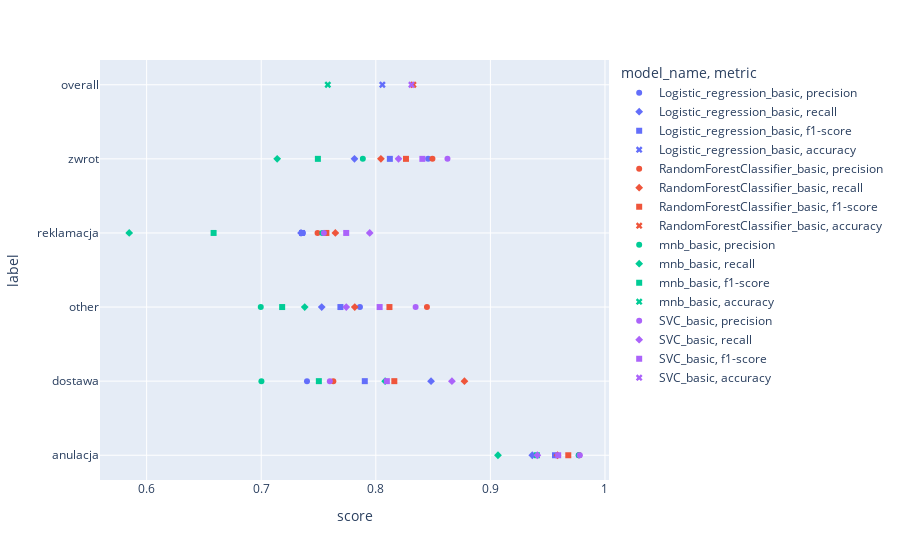

Here is the notebook cell this chart was saved with:
### Code cell
fig = px.scatter(df_functions_score, y="label", x="score", color="model_name", symbol="metric")
fig.show()

### Figure 1 — Plotly figure (JSON) as saved in the notebook; plotly's stock layout.template omitted (floating-point values rounded to 4 significant figures)
{"data": [{"hovertemplate": "model_name=Logistic_regression_basic<br>metric=precision<br>score=%{x}<br>label=%{y}<extra></extra>", "legendgroup": "Logistic_regression_basic, precision", "marker": {"color": "#636efa", "symbol": "circle"}, "mode": "markers", "name": "Logistic_regression_basic, precision", "orientation": "h", "showlegend": true, "type": "scatter", "x": [0.977, 0.7399, 0.7861, 0.7364, 0.8457], "xaxis": "x", "y": ["anulacja", "dostawa", "other", "reklamacja", "zwrot"], "yaxis": "y"}, {"hovertemplate": "model_name=Logistic_regression_basic<br>metric=recall<br>score=%{x}<br>label=%{y}<extra></extra>", "legendgroup": "Logistic_regression_basic, recall", "marker": {"color": "#636efa", "symbol": "diamond"}, "mode": "markers", "name": "Logistic_regression_basic, recall", "orientation": "h", "showlegend": true, "type": "scatter", "x": [0.9366, 0.8482, 0.7528, 0.7347, 0.7814], "xaxis": "x", "y": ["anulacja", "dostawa", "other", "reklamacja", "zwrot"], "yaxis": "y"}, {"hovertemplate": "model_name=Logistic_regression_basic<br>metric=f1-score<br>score=%{x}<br>label=%{y}<extra></extra>", "legendgroup": "Logistic_regression_basic, f1-score", "marker": {"color": "#636efa", "symbol": "square"}, "mode": "markers", "name": "Logistic_regression_basic, f1-score", "orientation": "h", "showlegend": true, "type": "scatter", "x": [0.9564, 0.7904, 0.7691, 0.7356, 0.8123], "xaxis": "x", "y": ["anulacja", "dostawa", "other", "reklamacja", "zwrot"], "yaxis": "y"}, {"hovertemplate": "model_name=Logistic_regression_basic<br>metric=accuracy<br>score=%{x}<br>label=%{y}<extra></extra>", "legendgroup": "Logistic_regression_basic, accuracy", "marker": {"color": "#636efa", "symbol": "x"}, "mode": "markers", "name": "Logistic_regression_basic, accuracy", "orientation": "h", "showlegend": true, "type": "scatter", "x": [0.8057], "xaxis": "x", "y": ["overall"], "yaxis": "y"}, {"hovertemplate": "model_name=RandomForestClassifier_basic<br>metric=precision<br>score=%{x}<br>label=%{y}<extra></extra>", "legendgroup": "RandomForestClassifier_basic, precision", "marker": {"color": "#EF553B", "symbol": "circle"}, "mode": "markers", "name": "RandomForestClassifier_basic, precision", "orientation": "h", "showlegend": true, "type": "scatter", "x": [0.9775, 0.7629, 0.8446, 0.7492, 0.8494], "xaxis": "x", "y": ["anulacja", "dostawa", "other", "reklamacja", "zwrot"], "yaxis": "y"}, {"hovertemplate": "model_name=RandomForestClassifier_basic<br>metric=recall<br>score=%{x}<br>label=%{y}<extra></extra>", "legendgroup": "RandomForestClassifier_basic, recall", "marker": {"color": "#EF553B", "symbol": "diamond"}, "mode": "markers", "name": "RandomForestClassifier_basic, recall", "orientation": "h", "showlegend": true, "type": "scatter", "x": [0.9586, 0.8774, 0.7816, 0.7647, 0.8044], "xaxis": "x", "y": ["anulacja", "dostawa", "other", "reklamacja", "zwrot"], "yaxis": "y"}, {"hovertemplate": "model_name=RandomForestClassifier_basic<br>metric=f1-score<br>score=%{x}<br>label=%{y}<extra></extra>", "legendgroup": "RandomForestClassifier_basic, f1-score", "marker": {"color": "#EF553B", "symbol": "square"}, "mode": "markers", "name": "RandomForestClassifier_basic, f1-score", "orientation": "h", "showlegend": true, "type": "scatter", "x": [0.968, 0.8162, 0.8119, 0.7568, 0.8263], "xaxis": "x", "y": ["anulacja", "dostawa", "other", "reklamacja", "zwrot"], "yaxis": "y"}, {"hovertemplate": "model_name=RandomForestClassifier_basic<br>metric=accuracy<br>score=%{x}<br>label=%{y}<extra></extra>", "legendgroup": "RandomForestClassifier_basic, accuracy", "marker": {"color": "#EF553B", "symbol": "x"}, "mode": "markers", "name": "RandomForestClassifier_basic, accuracy", "orientation": "h", "showlegend": true, "type": "scatter", "x": [0.8328], "xaxis": "x", "y": ["overall"], "yaxis": "y"}, {"hovertemplate": "model_name=mnb_basic<br>metric=precision<br>score=%{x}<br>label=%{y}<extra></extra>", "legendgroup": "mnb_basic, precision", "marker": {"color": "#00cc96", "symbol": "circle"}, "mode": "markers", "name": "mnb_basic, precision", "orientation": "h", "showlegend": true, "type": "scatter", "x": [0.9772, 0.7002, 0.6996, 0.7533, 0.7887], "xaxis": "x", "y": ["anulacja", "dostawa", "other", "reklamacja", "zwrot"], "yaxis": "y"}, {"hovertemplate": "model_name=mnb_basic<br>metric=recall<br>score=%{x}<br>label=%{y}<extra></extra>", "legendgroup": "mnb_basic, recall", "marker": {"color": "#00cc96", "symbol": "diamond"}, "mode": "markers", "name": "mnb_basic, recall", "orientation": "h", "showlegend": true, "type": "scatter", "x": [0.9066, 0.8081, 0.7379, 0.5848, 0.7139], "xaxis": "x", "y": ["anulacja", "dostawa", "other", "reklamacja", "zwrot"], "yaxis": "y"}, {"hovertemplate": "model_name=mnb_basic<br>metric=f1-score<br>score=%{x}<br>label=%{y}<extra></extra>", "legendgroup": "mnb_basic, f1-score", "marker": {"color": "#00cc96", "symbol": "square"}, "mode": "markers", "name": "mnb_basic, f1-score", "orientation": "h", "showlegend": true, "type": "scatter", "x": [0.9406, 0.7503, 0.7183, 0.6584, 0.7494], "xaxis": "x", "y": ["anulacja", "dostawa", "other", "reklamacja", "zwrot"], "yaxis": "y"}, {"hovertemplate": "model_name=mnb_basic<br>metric=accuracy<br>score=%{x}<br>label=%{y}<extra></extra>", "legendgroup": "mnb_basic, accuracy", "marker": {"color": "#00cc96", "symbol": "x"}, "mode": "markers", "name": "mnb_basic, accuracy", "orientation": "h", "showlegend": true, "type": "scatter", "x": [0.7581], "xaxis": "x", "y": ["overall"], "yaxis": "y"}, {"hovertemplate": "model_name=SVC_basic<br>metric=precision<br>score=%{x}<br>label=%{y}<extra></extra>", "legendgroup": "SVC_basic, precision", "marker": {"color": "#ab63fa", "symbol": "circle"}, "mode": "markers", "name": "SVC_basic, precision", "orientation": "h", "showlegend": true, "type": "scatter", "x": [0.978, 0.7599, 0.8347, 0.7547, 0.8625], "xaxis": "x", "y": ["anulacja", "dostawa", "other", "reklamacja", "zwrot"], "yaxis": "y"}, {"hovertemplate": "model_name=SVC_basic<br>metric=recall<br>score=%{x}<br>label=%{y}<extra></extra>", "legendgroup": "SVC_basic, recall", "marker": {"color": "#ab63fa", "symbol": "diamond"}, "mode": "markers", "name": "SVC_basic, recall", "orientation": "h", "showlegend": true, "type": "scatter", "x": [0.941, 0.8664, 0.7742, 0.7947, 0.8198], "xaxis": "x", "y": ["anulacja", "dostawa", "other", "reklamacja", "zwrot"], "yaxis": "y"}, {"hovertemplate": "model_name=SVC_basic<br>metric=f1-score<br>score=%{x}<br>label=%{y}<extra></extra>", "legendgroup": "SVC_basic, f1-score", "marker": {"color": "#ab63fa", "symbol": "square"}, "mode": "markers", "name": "SVC_basic, f1-score", "orientation": "h", "showlegend": true, "type": "scatter", "x": [0.9591, 0.8096, 0.8033, 0.7742, 0.8406], "xaxis": "x", "y": ["anulacja", "dostawa", "other", "reklamacja", "zwrot"], "yaxis": "y"}, {"hovertemplate": "model_name=SVC_basic<br>metric=accuracy<br>score=%{x}<br>label=%{y}<extra></extra>", "legendgroup": "SVC_basic, accuracy", "marker": {"color": "#ab63fa", "symbol": "x"}, "mode": "markers", "name": "SVC_basic, accuracy", "orientation": "h", "showlegend": true, "type": "scatter", "x": [0.8311], "xaxis": "x", "y": ["overall"], "yaxis": "y"}], "layout": {"legend": {"title": {"text": "model_name, metric"}, "tracegroupgap": 0}, "margin": {"t": 60}, "xaxis": {"anchor": "y", "domain": [0, 1], "title": {"text": "score"}}, "yaxis": {"anchor": "x", "domain": [0, 1], "title": {"text": "label"}}}}
